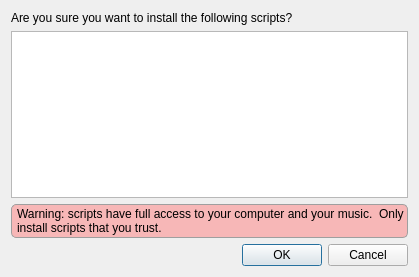
<?xml version="1.0" encoding="UTF-8"?>
<ui version="4.0">
 <class>InstallScriptDialog</class>
 <widget class="QDialog" name="InstallScriptDialog">
  <property name="geometry">
   <rect>
    <x>0</x>
    <y>0</y>
    <width>419</width>
    <height>277</height>
   </rect>
  </property>
  <property name="windowTitle">
   <string>Install scripts</string>
  </property>
  <property name="styleSheet">
   <string notr="true">#warning {
  background: rgba(255, 127, 127, 128);
  border: 1px solid palette(dark);
  border-radius: 5px;
  padding: 2px;
}

#list {
  font-weight: bold;
}</string>
  </property>
  <layout class="QVBoxLayout" name="verticalLayout">
   <item>
    <widget class="QLabel" name="label">
     <property name="text">
      <string>Are you sure you want to install the following scripts?</string>
     </property>
     <property name="wordWrap">
      <bool>true</bool>
     </property>
    </widget>
   </item>
   <item>
    <widget class="QListWidget" name="list">
     <property name="focusPolicy">
      <enum>Qt::NoFocus</enum>
     </property>
     <property name="selectionMode">
      <enum>QAbstractItemView::NoSelection</enum>
     </property>
     <property name="iconSize">
      <size>
       <width>32</width>
       <height>32</height>
      </size>
     </property>
     <property name="spacing">
      <number>5</number>
     </property>
     <property name="uniformItemSizes">
      <bool>true</bool>
     </property>
    </widget>
   </item>
   <item>
    <widget class="QLabel" name="warning">
     <property name="text">
      <string>Warning: scripts have full access to your computer and your music.  Only install scripts that you trust.</string>
     </property>
     <property name="wordWrap">
      <bool>true</bool>
     </property>
    </widget>
   </item>
   <item>
    <widget class="QDialogButtonBox" name="buttonBox">
     <property name="orientation">
      <enum>Qt::Horizontal</enum>
     </property>
     <property name="standardButtons">
      <set>QDialogButtonBox::Cancel|QDialogButtonBox::Ok</set>
     </property>
    </widget>
   </item>
  </layout>
 </widget>
 <resources/>
 <connections>
  <connection>
   <sender>buttonBox</sender>
   <signal>accepted()</signal>
   <receiver>InstallScriptDialog</receiver>
   <slot>accept()</slot>
   <hints>
    <hint type="sourcelabel">
     <x>248</x>
     <y>254</y>
    </hint>
    <hint type="destinationlabel">
     <x>157</x>
     <y>274</y>
    </hint>
   </hints>
  </connection>
  <connection>
   <sender>buttonBox</sender>
   <signal>rejected()</signal>
   <receiver>InstallScriptDialog</receiver>
   <slot>reject()</slot>
   <hints>
    <hint type="sourcelabel">
     <x>316</x>
     <y>260</y>
    </hint>
    <hint type="destinationlabel">
     <x>286</x>
     <y>274</y>
    </hint>
   </hints>
  </connection>
 </connections>
</ui>
